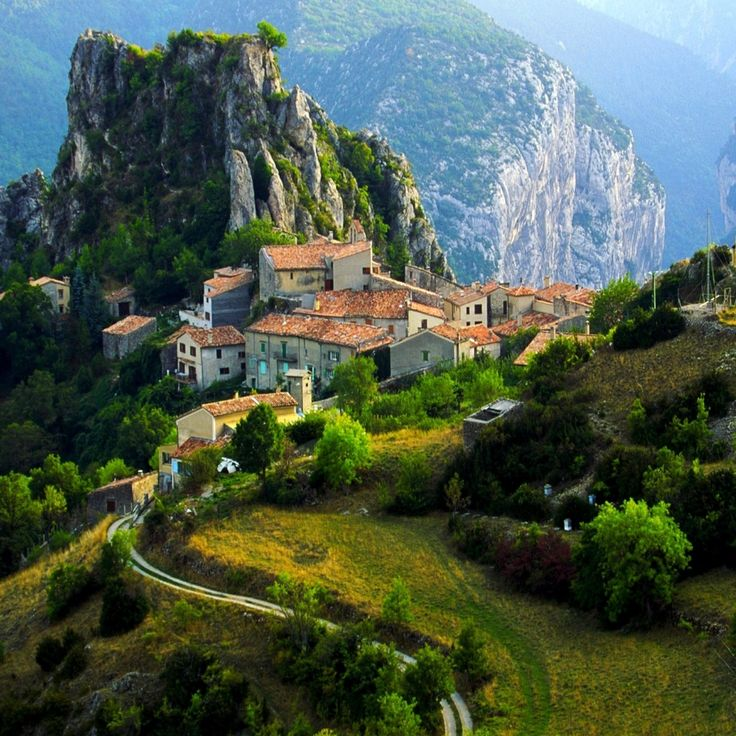
#> input picture CV/openCVcrashCour/Photos/house_1.jpeg, 736 x 736 px
$ python btwise_operati.py
#> lines starting #> are read from the running program, lines starting #| are printed output that depends on the picture; after the words box and inside, x2 and y2 are one past the last pixel; in counts of white or black regions, pixels touching at a corner belong together
import cv2 as cv
import numpy as np


img = cv.imread('Photos/house_1.jpeg')
#> img is the input picture: shape (736, 736, 3); mean B, G, R 76.3, 91.4, 77

black_img = np.zeros((400, 400), dtype='uint8')

# Rectangle
rectangle = cv.rectangle(black_img.copy(), (30, 30), (370, 370), 255, -1)
circle = cv.circle(black_img.copy(), (200, 200), 200, 255, -1)

cv.imshow('rectangle', rectangle)
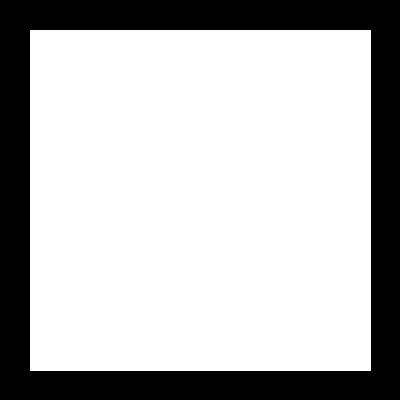
#> window 'rectangle': shape (400, 400); 72.7% white; 1 black region, box (x1, y1, x2, y2) and area: (0, 0, 400, 400) 43719
cv.imshow('circle', circle)
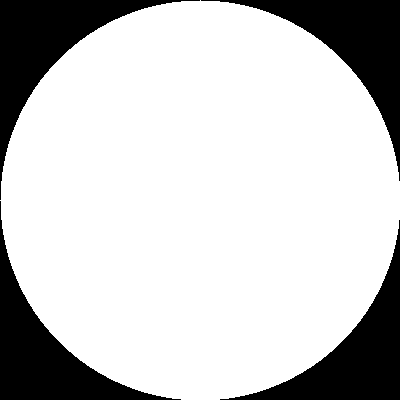
#> window 'circle': shape (400, 400); 78.5% white; 4 black regions, box (x1, y1, x2, y2) and area: (0, 0, 200, 200) 8793, (201, 0, 400, 181) 8593, (0, 201, 181, 400) 8593, (220, 220, 400, 400) 8394


# ##### Bitwise_AND  ##### only intersecting region
bitwise_and = cv.bitwise_and(rectangle, circle)
cv.imshow('bitwise_and', bitwise_and)
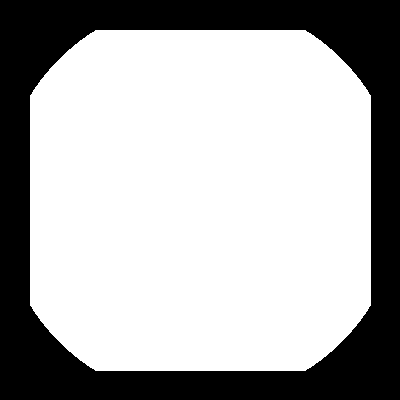
#> window 'bitwise_and': shape (400, 400); 68.1% white; 1 black region, box (x1, y1, x2, y2) and area: (0, 0, 400, 400) 51051


# ##### Bitwise_OR #### non-intersecting and intersectin area
bitwise_or = cv.bitwise_or(rectangle, circle)
cv.imshow('bitwise_or', bitwise_or)
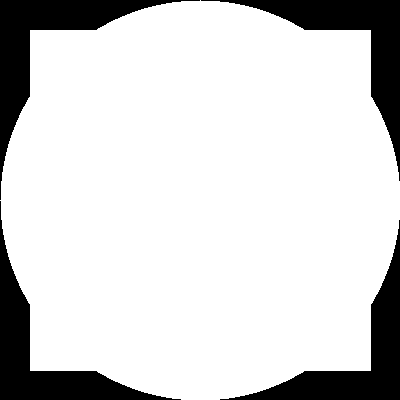
#> window 'bitwise_or': shape (400, 400); 83.1% white; 4 black regions, box (x1, y1, x2, y2) and area: (0, 0, 200, 200) 6960, (201, 0, 400, 181) 6760, (0, 201, 181, 400) 6760, (220, 220, 400, 400) 6561


# ##### Bitwise_xor non-intersection regions
bitwise_xor = cv.bitwise_xor(rectangle, circle)
cv.imshow('bitwise_xor', bitwise_xor)
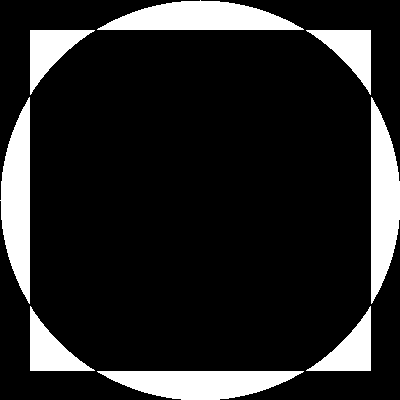
#> window 'bitwise_xor': shape (400, 400); 15% white; 8 white regions, largest, box (x1, y1, x2, y2) and area: (97, 0, 304, 30) 4170, (0, 97, 30, 304) 4170, (371, 97, 400, 304) 4169


cv.waitKey(0)
cv.destroyAllWindows()
